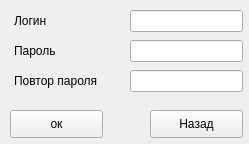
<?xml version="1.0" encoding="UTF-8"?>
<ui version="4.0">
 <class>Registration</class>
 <widget class="QWidget" name="Registration">
  <property name="geometry">
   <rect>
    <x>0</x>
    <y>0</y>
    <width>249</width>
    <height>144</height>
   </rect>
  </property>
  <property name="windowTitle">
   <string>Form</string>
  </property>
  <widget class="QLineEdit" name="lineEdit">
   <property name="geometry">
    <rect>
     <x>130</x>
     <y>10</y>
     <width>113</width>
     <height>22</height>
    </rect>
   </property>
  </widget>
  <widget class="QLabel" name="label">
   <property name="geometry">
    <rect>
     <x>14</x>
     <y>10</y>
     <width>91</width>
     <height>21</height>
    </rect>
   </property>
   <property name="text">
    <string>Логин</string>
   </property>
  </widget>
  <widget class="QLabel" name="label_5">
   <property name="geometry">
    <rect>
     <x>14</x>
     <y>40</y>
     <width>91</width>
     <height>21</height>
    </rect>
   </property>
   <property name="text">
    <string>Пароль</string>
   </property>
  </widget>
  <widget class="QLineEdit" name="lineEdit_5">
   <property name="geometry">
    <rect>
     <x>130</x>
     <y>40</y>
     <width>113</width>
     <height>22</height>
    </rect>
   </property>
  </widget>
  <widget class="QLabel" name="label_6">
   <property name="enabled">
    <bool>true</bool>
   </property>
   <property name="geometry">
    <rect>
     <x>14</x>
     <y>70</y>
     <width>91</width>
     <height>21</height>
    </rect>
   </property>
   <property name="text">
    <string>Повтор пароля</string>
   </property>
  </widget>
  <widget class="QLineEdit" name="lineEdit_6">
   <property name="geometry">
    <rect>
     <x>130</x>
     <y>70</y>
     <width>113</width>
     <height>22</height>
    </rect>
   </property>
  </widget>
  <widget class="QPushButton" name="pushButton">
   <property name="geometry">
    <rect>
     <x>10</x>
     <y>110</y>
     <width>93</width>
     <height>28</height>
    </rect>
   </property>
   <property name="text">
    <string>ок</string>
   </property>
  </widget>
  <widget class="QPushButton" name="pushButton_2">
   <property name="geometry">
    <rect>
     <x>150</x>
     <y>110</y>
     <width>93</width>
     <height>28</height>
    </rect>
   </property>
   <property name="text">
    <string>Назад</string>
   </property>
  </widget>
 </widget>
 <resources/>
 <connections/>
</ui>
